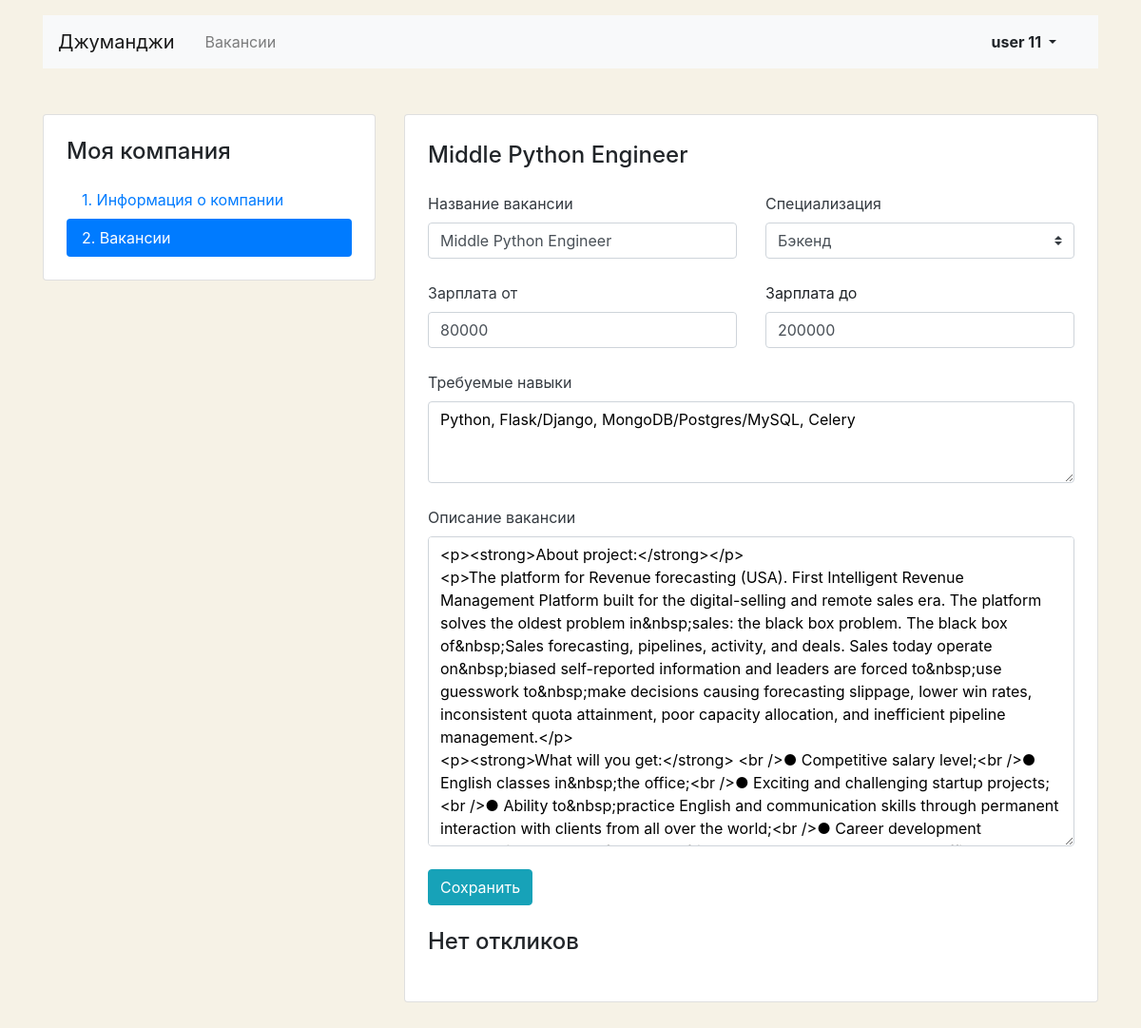
/mycompany/vacancies/11/ (signed in), run on an earlier commit of the app's database.
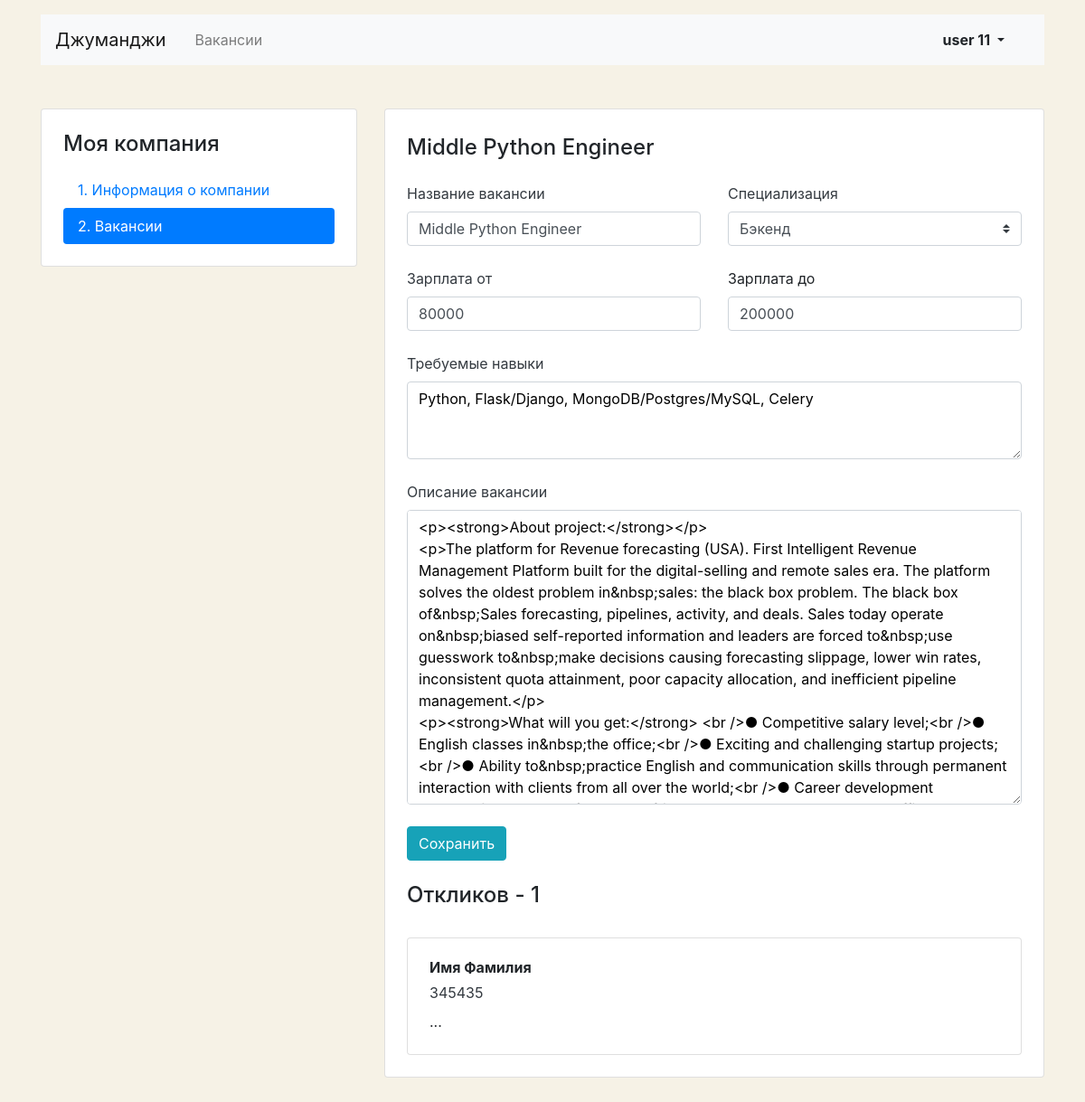
And on a later commit of the database.
### catalog/models.py (models this page shows, shortened)
class Vacancy(models.Model):
    title = models.CharField(max_length=255, verbose_name='Название вакансии')
    specialty = models.ForeignKey(
        'Specialty',
        related_name='vacancies',
        on_delete=models.CASCADE,
        verbose_name='Специализация',
    )
    company = models.ForeignKey(
        'Company',
        related_name='vacancies',
        on_delete=models.CASCADE,
        verbose_name='Компания',
    )
    skills = models.TextField(verbose_name='Навыки')
    description = models.TextField(verbose_name='Текст')
    salary_min = models.PositiveIntegerField(verbose_name='Зарплата от')
    salary_max = models.PositiveIntegerField(verbose_name='Зарплата до')
    published_at = models.DateTimeField(verbose_name='Опубликовано')
    class Meta:
        verbose_name = 'вакансию'
        verbose_name_plural = 'вакансии'
        ordering = ('-published_at',)

class Specialty(models.Model):
    code = models.SlugField(unique=True, verbose_name='Код')
    title = models.CharField(unique=True, max_length=255, verbose_name='Название')
    picture = models.ImageField(upload_to=settings.MEDIA_SPECIALITY_IMAGE_DIR, verbose_name='Картинка')
    class Meta:
        verbose_name = 'специализацию'
        verbose_name_plural = 'специализации'
    def __str__(self):
        return self.title

class Application(models.Model):
    written_username = models.CharField(max_length=255, verbose_name='Имя')
    written_phone = models.CharField(max_length=255, verbose_name='Телефон')
    written_cover_letter = models.TextField(verbose_name='Сопроводительное письмо')
    vacancy = models.ForeignKey(
        Vacancy,
        related_name='applications',
        on_delete=models.CASCADE,
        verbose_name='Вакансия',
    )
    user = models.ForeignKey(
        User,
        related_name='applications',
        on_delete=models.CASCADE,
        verbose_name='Пользователь',
    )
    class Meta:
        verbose_name = 'отклик'
        verbose_name_plural = 'отклики'

### catalog/employer_views.py (the view, shortened to what this page needs)
class MyCompanyVacancyUpdate(LoginRequiredMixin, UpdateView):
    model = Vacancy
    form_class = VacancyForm
    template_name = 'catalog/employer/mycompany_vacancy.html'
    def get_object(self, queryset=None):
        vacancy_id = self.kwargs['vacancy_id']
        try:
            vacancy = (
                Vacancy.objects.prefetch_related('applications')
                .select_related('specialty')
                .annotate(applications_count=Count('applications'))
                .get(id=vacancy_id, company__owner=self.request.user)
            )
        except Vacancy.DoesNotExist:
            raise PermissionDenied('Вы можете редактировать вакансии только своей компании.')
        if self.request.method == 'POST':
            messages.success(self.request, 'Информация о вакансии обновлена')
        return vacancy
    def get_context_data(self, **kwargs):
        context = super().get_context_data(**kwargs)
        vacancy = self.object
        msgs = [msg.message for msg in self.request._messages]
        context['msg'] = msgs[0] if msgs else ''
        context.update({'page': 'vacancies', 'title': vacancy.title})
        return context

### catalog/forms.py
class VacancyForm(forms.ModelForm):
    specialty = forms.ModelChoiceField(queryset=Specialty.objects.all())
    class Meta:
        model = Vacancy
        fields = ('title', 'specialty', 'salary_min', 'salary_max', 'skills', 'description')

### catalog/templates/catalog/employer/mycompany_vacancy.html (shortened to what this page needs)
{% extends 'base.html' %}
{% block content %}
  <main class="container mt-3 pb-5">
    <div class="row mt-5">
      {% include 'catalog/employer/includes/mycompany_sidebar.html' %}
      <div class="col-12 col-lg-8">
        <div class="card">
          <div class="card-body px-4 pb-4 tab-content">
            <section>
              <h2 class="h4 pt-2 pb-3">{{title}}</h2>
              {% if title == 'Создание вакансии' %}
                {% include 'catalog/employer/includes/mycompany_vacancy_create_form.html' %}
              {% else %}
                {% include 'catalog/employer/includes/mycompany_vacancy_update_form.html' %}
              {% endif %}
            </section>
            {% if title != 'Создание вакансии' %}
              <h2 class="h4 pt-2 pb-3">
                {% if vacancy.applications_count %}
                  Откликов - {{vacancy.applications_count}}
                {% else %}
                  Нет откликов
                {% endif %}
              </h2>
              <section id="applications">
                {% for application in vacancy.applications.all %}
                  <div class="card mt-3">
                    <div class="card-body px-4">
                      <p class="mb-1 font-weight-bold">{{application.written_username}}</p>
                      <p class="mb-2">
                        <a href="tel:{{application.written_phone}}" class="text-dark">{{application.written_phone}}</a>
                      </p>
                      <p class="mb-1">{{application.written_cover_letter}}</p>
                    </div>
                  </div>
                {% endfor %}
              </section>
            {% endif %}
          </div>
        </div>
      </div>
    </div>
  </main>
{% endblock %}

### catalog/templates/catalog/employer/includes/mycompany_vacancy_update_form.html (shortened to what this page needs)
<form action="" method="post" enctype="multipart/form-data">
  <div class="row">
    <div class="col-12 col-md-6">
      <div class="form-group pb-2">
        <label class="mb-2 text-dark" for="vacancyTitle">Название вакансии</label>
        <input class="form-control" name="title" type="text" value="{{form.initial.title}}" id="vacancyTitle">
      </div>
    </div>
    <div class="col-12 col-md-6">
      <div class="form-group pb-2">
        <label class="mb-2 text-dark" for="userSpecialization">Специализация</label>
        <select class="custom-select mr-sm-2" name="specialty" id="userSpecialization">
          <option selected value="{{vacancy.specialty.id}}">{{vacancy.specialty}}</option>
        </select>
      </div>
    </div>
  </div>
  <div class="row">
    <div class="col-12 col-md-6">
      <div class="form-group pb-2">
        <label class="mb-2 text-dark" for="vacancySalaryMin">Зарплата от</label>
        <input class="form-control" name="salary_min" type="text" value="{{form.initial.salary_min}}" id="vacancySalaryMin">
      </div>
    </div>
    <div class="col-12 col-md-6">
      <div class="form-group pb-2">
        <label class="mb-2" for="vacancySalaryMax">Зарплата до</label>
        <input class="form-control" name="salary_max" type="text" value="{{form.initial.salary_max}}" id="vacancySalaryMax">
      </div>
    </div>
  </div>
  <div class="form-group pb-2">
    <label class="mb-2 text-dark" for="vacancySkills">Требуемые навыки</label>
    <textarea class="form-control" name="skills" rows="3" id="vacancySkills" style="color:#000;">{{form.initial.skills}}</textarea>
  </div>
  <div class="form-group pb-2">
    <label class="mb-2 text-dark" for="vacancyDescription">Описание вакансии</label>
    <textarea class="form-control" name="description" rows="13" id="vacancyDescription" style="color:#000;">{{form.initial.description}}</textarea>
  </div>
  <div class="form-group">
    <input type="submit" class="btn btn-info" value="Сохранить">
  </div>
</form>

What changed in the data, as far as the page shows it:
shown differently, row unchanged: Vacancy "Middle Python Engineer": applications_count (not shown) → "1"
added Application: written_username "Имя Фамилия", written_phone "345435", written_cover_letter "..."
Also different on the page:
text no longer shown: "Нет откликов"
text now shown: "Откликов -"
